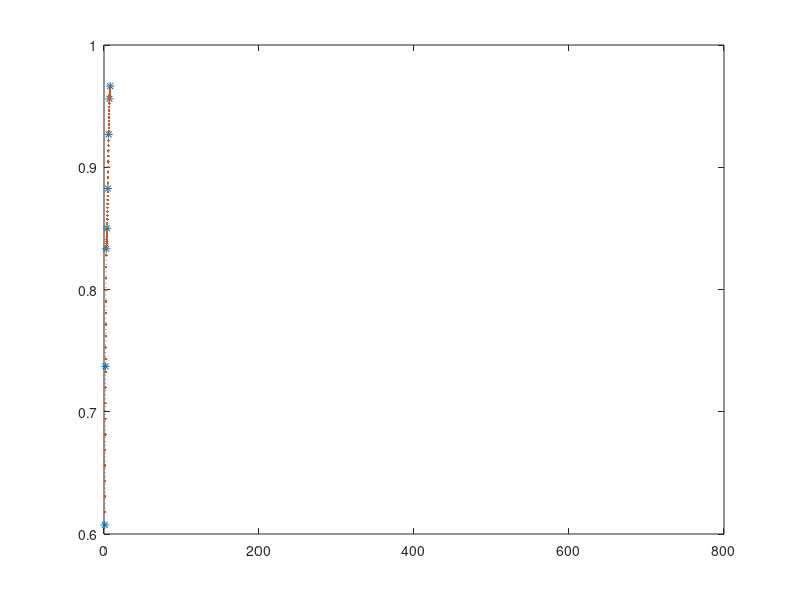

Reproduce this figure in MATLAB.
function[X] = rana(~)

close all;
clc;
asd = 1;
%************************************************************************
%set selection_metodo = 1 para usar Roluette Wheel selection y 0 para aleatorio poligamico.*                                                 * 
global selection_metodo;                                               %*
selection_metodo = 0;                                                  %*              
%************************************************************************
%variable global
win_apt = 0;
win_cel = zeros(50,3);
win_cel = num2cell(win_cel);
iter = [];
acum_apt = [];
%En este punto especifico del programa, ya se cuenta con una celda Ce_cm
%con una columna de los numeros binarios la segunda de su valor decimal y 
%una tercera con su valor de aptitud.
[Ce_cm] = poblation(asd);
dec = 0;

while win_apt < .96
    dec = dec + 1;
    [celda_ord] = ord_insertion(Ce_cm);
    [ind_elit] = func_gen_elit(celda_ord);
    [celda_com] = aptitud_d(ind_elit);
    [celda_ord] = ord_insertion(celda_com);
    [aptitud_total] = Glob_aptitud(celda_ord);   
    [win_cel,win_apt] = competition_biology(win_cel,win_apt, aptitud_total,celda_ord);
    Ce_cm = win_cel;
    iter(dec) = dec;
    acum_apt(dec) = win_apt;
    
end
X = win_cel;
xq = 0:pi/32:250*pi;
vq1 = interp1(iter,acum_apt,xq);
plot(iter,acum_apt,'*',xq,vq1,':.');
%contour(iter,acum_apt)















function[Ce_cm] = poblation(~)
arr_crom = randi([0 1], 50, 6);%genera la poblacion en binarios 
xr = bi2de(arr_crom,2);% la pasamos a decimal.

z = zeros(50 ,3);
Ce_cm = num2cell(z); %convertimos el array en celda.
%obtener la aptitud, espera un array de numros decimales. 
[xr1] = aptitud_function(xr);
% es necesario poner los numero binarios en arrays de 6.
n = [];
for lr = 1:50
    for kr = 1:6
        n = [n,arr_crom(lr,kr)];
    end
    
    Ce_cm{lr,1} = n;%agregamos todos los binarios a una array
    n = [];
    Ce_cm{lr,2} = xr(lr);
    Ce_cm{lr,3} = xr1(lr);
end

end


%Sección de funciones necesarias para correr el programa principal
%función de ordenamiento

function[xr1] = aptitud_function(xr)  
%obtenemos el valor de aptitud.
xr1 = zeros(1,50);
for ir = 1:length(xr)
    a = xr(ir);
    if a < 32
    %b = (a/32-1).^(2);   % la funcion fittness para evaluar la aptitud
    b = (1/32 .* (a -32)).^2;
    end
    if a > 31
        b = (1/32 .* (a-31)).^2;
        
    end 
    
    xr1(ir) = b;
   
end
end


function[ind_elit] = func_gen_elit(celda_ord)
za = zeros(50 ,3);
ind_elit = num2cell(za);

for ilr = 1:25
   
    [padre1,padre2] =  sel_pad(celda_ord);
    [hijo1,hijo2] = crz_pa(padre1,padre2);
    [b_1,b_2] = fit_func_elit(padre1,padre2,hijo1,hijo2);
    ind_elit{ilr,1} = b_1;
    ind_elit{(ilr+25),1} = b_2;

end
end

function[celda_ord] = ord_insertion(Ce_cm)

for ls = 1:50
    d = ls;
    while((d > 1) && (Ce_cm{d,3}) > (Ce_cm{d-1,3}))
        %Accomadar aptitud.
        var_temp = Ce_cm{d,3};
        Ce_cm{d,3} = Ce_cm{d-1,3};
        Ce_cm{d-1,3} = var_temp;
       
        %acomadar valor decimial, de acuerdo a aptitud. 
        var_temp1 = Ce_cm{d,2};
        Ce_cm{d,2} = Ce_cm{d-1,2};
        Ce_cm{d-1,2} = var_temp1;
        %acomodar valores binarios, de acuerdo a aptitud. 
        var_temp2 = Ce_cm{d,1};
        Ce_cm{d,1} = Ce_cm{d-1,1};
        Ce_cm{d-1,1} = var_temp2;
        
        d = d-1;
        
    end
end
celda_ord= Ce_cm;
end



function [index] = my_own_RWS(Ce_cmp)
% generamos la probabilidad de que sean seleccionados, esta aumenta 
%dependiendo de su fitness

%creamos un valor prioridad.
vec_prio = zeros(1,50);
for le = 1:50
    vec_prio(le) = Ce_cmp{le,3};
end  


%[1] = previous_probability + (fitness / sum_of_fitness) = 0.0 + (1 / 10) = 0.1
%previous_probability = 0.1
x = vec_prio;
xb = flipud(x); %invertimos los valores 
Xpro = xb/sum(xb);   %Generamos todo la matriz con los resultados (fitness / sum_of_fitness)
%Generamos la probabilidad de ser seleccionado la suma de pre_pro + (fit/sum)
proba = zeros(1,50);
prev_proba = 0;
for km = 1:length(x)
    proba(km) = prev_proba + Xpro(km);
    prev_proba = proba(km);
end
%Escogemos al asar el numero en index que necesitamos.
xbp = flipud(proba);
num_rand = rand;

for ksr = 1:length(xbp)
    if num_rand < xbp(ksr)
        index = ksr;
        return
    end
end

%te da una ubicacion por indice de el numero seleccionado.

   
end

%funcion para seleccionar padres.
function [padre1,padre2] =  sel_pad(Ce_cmp)    
%global selection_metodo 
padre1 = zeros(1,1);
padre2 = zeros(1,1);
for rl = 1:2
    if rl ==1

        if selection_metodo == 1 
            [index] = my_own_RWS(Ce_cmp);
            padre1 = Ce_cmp{index,1};
        else
            [SC] = alt_poligamico(Ce_cmp);
            padre1 = Ce_cmp{SC,1};
        end    
    
    end
    if rl ==2
         
         if selection_metodo == 1 
            [index] = my_own_RWS(Ce_cmp);
            padre2 = Ce_cmp{index,1};
         else
            [SC] = alt_poligamico(Ce_cmp);
            padre2 = Ce_cmp{SC,1};
        end   
                
    end
end
 
end    





%la funcion que genera a los hijos.
% la funcion que hace el cruce de padres
function[hijo1,hijo2] = crz_pa(padre1,padre2)
%es necesario concatenar padre 1 y padre 2;
padres = cat(6,padre1,padre2);

hijo1 =[];
hijo2= [];

for er = 1:3
    hijo1 = [hijo1,padres(er)];
    hijo2 = [hijo2,padres(er+3)];
end

for or = 1:3
    hijo1 = [hijo1,padres(or+9)];
    hijo2 = [hijo2, padres(or+6)];
end    
end        



%en la siguiente funci[on aplicamos elitismo buscando los individuos mas
%aptos.

function [b_1,b_2] = fit_func_elit(padre1,padre2,hijo1,hijo2)

    
%compara aptitud de padres he hijos
%para evaluar el mejor.

%Es necesario convertir en celda, para cuando apliquemos elitismo
%podamos regresar los dos mas aptos en valor binario 
Ce_f = [0,0,0;0,0,0;0,0,0;0,0,0];
Ce_f = num2cell(Ce_f);

%metemos los padres he hijos e forma binaria en la 
%primera columna
Ce_f{1,1}=padre1;
Ce_f{2,1}=padre2;
Ce_f{3,1}=hijo1;
Ce_f{4,1}=hijo2;

%convertir a decimal
padre1 = bi2de(padre1,2);
padre2 = bi2de(padre2,2);
hijo1 = bi2de(hijo1,2); 
hijo2 = bi2de(hijo2,2);
%metemos su valor en decimal en la segunda columna
Ce_f{1,2}=padre1;
Ce_f{2,2}=padre2;
Ce_f{3,2}=hijo1;
Ce_f{4,2}=hijo2;

array = cat(4,padre1,padre2,hijo1,hijo2);

%obtenemos el valor de aptitud.
aptitud_arr = zeros(1,50);
for irs = 1:length(array)
    as = array(irs);
    if as < 32
        bs = (as/32-1).^(2);   % la funcion fittness para evaluar la aptitud
    end
    if as > 31
        bs = (1/32 .* (as-31)).^2;
    end 
    
    
    %as = array(irs);
    %bs = (as/32-1).^(2);   % la funcion fittness para evaluar la aptitud
    aptitud_arr(irs) = bs; 
end

% es necesario aplicar el algoritmo de ordenamiento.
%pero primero es necesario asignar un lugar en la celda

for klr = 1:length(aptitud_arr)
    Ce_f{klr,3} = aptitud_arr(klr);
end

% esta lista la celda con tres columnas, valor en binario, decimal, aptitud
%aplicamos ordenamiento para regresar los dos mas aptos.

for lse = 1:4
    de = lse;
    while((de > 1) && (Ce_f{de,3}) > (Ce_f{de-1,3}))
        %Accomadar aptitud.
        var_tempe = Ce_f{de,3};
        Ce_f{de,3} = Ce_f{de-1,3};
        Ce_f{de-1,3} = var_tempe;
        %d = d-1;
        %acomadar valor decimial, de acuerdo a aptitud. 
        var_temp1e = Ce_f{de,2};
        Ce_f{de,2} = Ce_f{de-1,2};
        Ce_f{de-1,2} = var_temp1e;
        %acomodar valores binarios, de acuerdo a aptitud. 
        var_temp2e = Ce_f{de,1};
        Ce_f{de,1} = Ce_f{de-1,1};
        Ce_f{de-1,1} = var_temp2e;
        
        de = de-1;%disp(aptitud_total)
   
        
    end
end
%nos entrega una variable acomodada por aptitud
%entonces regresamos los dos valores mas aptos.
b_1 = Ce_f{1,1};
b_2 = Ce_f{2,1};
end   
        


%funcion apara convertir de binario a decimal, y dar el valor de aptitud

function[celda_com] = aptitud_d(ind_elit)

    
for tr =1:length(ind_elit)    
    ind_elit{tr,2} = bi2de(ind_elit{tr,1},2);   
end
%obtenemos el valor de aptitud.

for tir = 1:length(ind_elit)
   
    ar = ind_elit{tir,2};
    
    
    %a = xr(ir);
    if ar < 32
        br = (ar/32-1).^(2);   % la funcion fittness para evaluar la aptitud
    end
    
    if ar > 31
        br = (1/32 .* (ar-31)).^2;
        
    end 
    
    ind_elit{tir,3} = br;
    
end
celda_com=ind_elit;

end

%la siguiente funcion es para mutaci[on

function [Celda_mu] = mutation_last (Celda)
%es necesario que este ordenado.
% necesitamos la celda ordenada por aptitud
%despues tomamos el de mejor aptitud y le aplicamos 
%mutacion
for tp = 1:5
    less_apt = zeros(1,5); 
    less_apt(tp) = Celda{(40+tp),1};  
    if less_apt(1)== 0
        less_apt(1) = 1;
    else 
        less_apt(1) = 0;
    end
  
    Celda{(40+tp),1} = less_apt;
    Celda_mu = Celda;

end

end




function[aptitud_total] = Glob_aptitud(celda_com)   
    aptitud_temp = zeros(1,50);
    for fre = 1 : 50
        aptitud_temp(fre) = celda_com{fre,3};
    end    
    sum_aptitud_temp = sum(aptitud_temp);
    aptitud_total = sum_aptitud_temp/50;   
end


function[win_cel,win_apt] = competition_biology(win_cel,win_apt, aptitud_total,celda_ord)
     
     
    if win_apt < aptitud_total
        win_cel = celda_ord;
        win_apt = aptitud_total;
    else
       
        return
    end    
       
end    

function [SC] = alt_poligamico(~)

num_alet  = randi(50);
disp(num_alet)
SC = num_alet;

end

end





